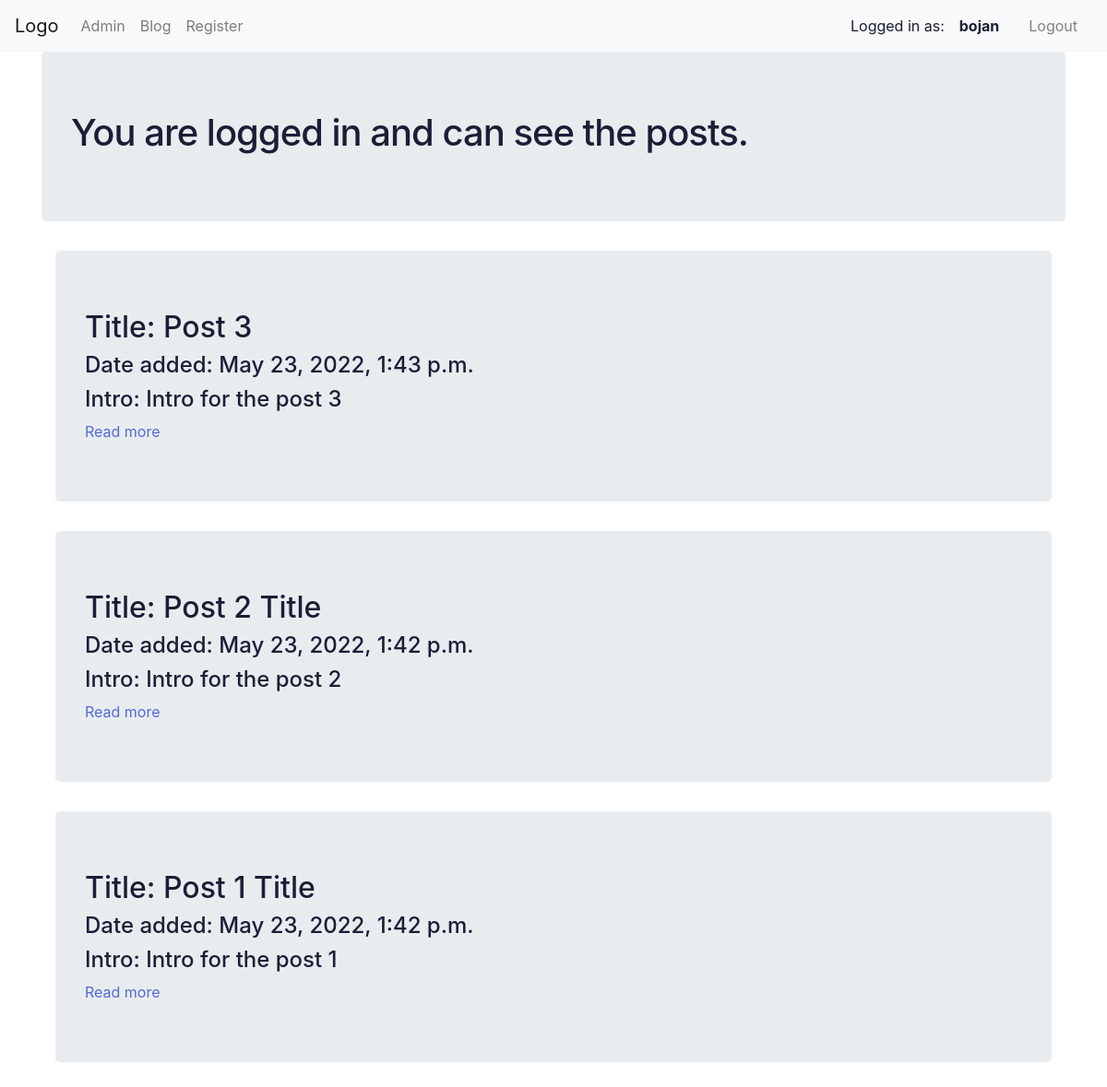
Page /blog/ (signed in) on the committed database.
### blog/models.py (models this page shows, shortened)
class Post(models.Model):
  title = models.CharField(max_length=255)
  slug  = models.SlugField()
  intro = models.TextField()
  body  = models.TextField()
  date_added = models.DateTimeField(auto_now_add=True)
  class Meta:
    ordering = ['-date_added']

### blog/views.py (the view)
# urls.py: 2. Add a URL to urlpatterns:  path('blog/', include('blog.urls'))
def blog(request):
  posts = Post.objects.all()
  return render(request, 'blog/blog.html', {'posts': posts})

### templates/blog/blog.html
{% extends "blog/base.html" %}
{% block body_block %}
    <div class="jumbotron">
      <h1>You are logged in and can see the posts.</h1>
    </div>
    <div class="container">
      {% for post in posts %}
        <div class="jumbotron">
          <h2 class="subtitle">Title: {{post.title}}</h2>
          <h4>Date added: {{post.date_added}}</h4>
          <h4>Intro: {{post.intro}}</h4>
          {% if user.is_authenticated %}
            <a href="{% url 'post_detail' post.slug %}">Read more</a>
          {% else %}
            <a href="{% url 'login_page' %}">Login to read more.</a>
          {% endif %}
        </div>
      {% endfor %}
    </div>
{% endblock %}

### templates/blog/base.html (shortened to what this page needs)
<!DOCTYPE html>
{% load staticfiles %}
<head>
  <link rel="stylesheet" href="https://cdn.jsdelivr.net/npm/bootstrap@4.4.1/dist/css/bootstrap.min.css">
  <link rel="stylesheet" href="{% static 'css.css' %}">
</head>
<body>
  <nav class="navbar navbar-expand-lg navbar-light bg-light">
    <a class="navbar-brand" href="{% url 'index' %}">Logo</a>
    <div class="collapse navbar-collapse" id="navbarSupportedContent">
      <ul class="navbar-nav mr-auto">
        <li class="nav-item">
          <a class="nav-link" href="{% url 'admin:index' %}">Admin</a>
        </li>
        <li class="nav-item">
          <a class="nav-link" href="{% url 'blog' %}">Blog</a>
        </li>
        <li class="nav-item">
          <a class="nav-link" href="{% url 'register' %}">Register</a>
        </li>
      </ul>
      {% if user.is_authenticated %}
      <div>Logged in as: </div>
      <a class="logout nav-link" href="{% url 'user' %}"><b>{{user.username}}</b></a>
      <a class="logout nav-link" href="{% url 'logout' %}">Logout</a>
      {% else %}
      <a class="logout nav-link" href="{% url 'user_login' %}">Login</a></li>
      {% endif %}
    </div>
  </nav>
  <div class="container">
    {% block body_block %}
    {% endblock %}
  </div>
</body>
</html>

### static/css.css (style rules this page uses)
.logout { color: grey; }
* { padding: 0; margin: 0; color: #1a1f36; box-sizing: border-box; word-wrap: break-word; font-family: -apple-system, BlinkMacSystemFont, Segoe UI, Roboto, Helvetica Neue, Ubuntu, sans-serif; }
body { min-height: 100%; background-color: #ffffff; }
h1 { letter-spacing: -1px; }
a { color: #5469d4; text-decoration: unset; }

### rows in the picture
Post: title "Post 3", date_added "May 23, 2022, 1:43 p.m.", intro "Intro for the post 3"
Post: title "Post 2 Title", date_added "May 23, 2022, 1:42 p.m.", intro "Intro for the post 2"
Post: title "Post 1 Title", date_added "May 23, 2022, 1:42 p.m.", intro "Intro for the post 1"

### other values in the picture
{{ user.username }} "bojan"
